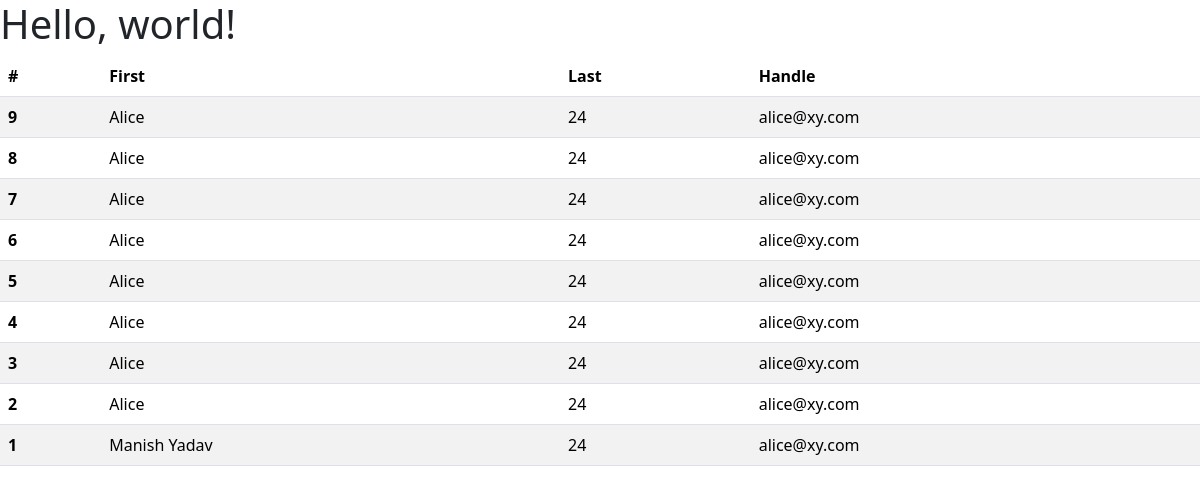
The page /show_all on the database its author committed.
### app.py (models this page shows)
class User(db.Model):
    id = db.Column(db.Integer, primary_key=True)
    name = db.Column(db.String(100), nullable=False)
    role = db.Column(db.String(120), nullable=False)
    email = db.Column(db.String(40), nullable=False)

### app.py (the view)
@app.route("/show_all")
def show_all():
    users= User.query.order_by(desc(User.id)).all()
    return render_template("index.html",users = users)

### templates/index.html (shortened to what this page needs)
<!doctype html>
<html lang="en">
  <head>
    <link href="https://cdn.jsdelivr.net/npm/bootstrap@5.3.8/dist/css/bootstrap.min.css" rel="stylesheet">
  </head>
  <body>
    <h1>Hello, world!</h1>
    <table class="table table-striped">
  <thead>
    <tr>
      <th scope="col">#</th>
      <th scope="col">First</th>
      <th scope="col">Last</th>
      <th scope="col">Handle</th>
    </tr>
  </thead>
  <tbody>
    {% for user in users %}
    <tr>
      <th scope="row">{{ user.id }}</th>
      <td>{{ user.name }}</td>
      <td>{{ user.role }}</td>
      <td>{{ user.email }}</td>
    </tr>
    {% endfor %}
  </tbody>
</table>
  </body>
</html>

### rows shown on the page
User: id "9", name "Alice", role "24", email "alice@xy.com"
User: id "8", name "Alice", role "24", email "alice@xy.com"
User: id "7", name "Alice", role "24", email "alice@xy.com"
User: id "6", name "Alice", role "24", email "alice@xy.com"
User: id "5", name "Alice", role "24", email "alice@xy.com"
User: id "4", name "Alice", role "24", email "alice@xy.com"
User: id "3", name "Alice", role "24", email "alice@xy.com"
User: id "2", name "Alice", role "24", email "alice@xy.com"
User: id "1", name "Manish Yadav", role "24", email "alice@xy.com"
